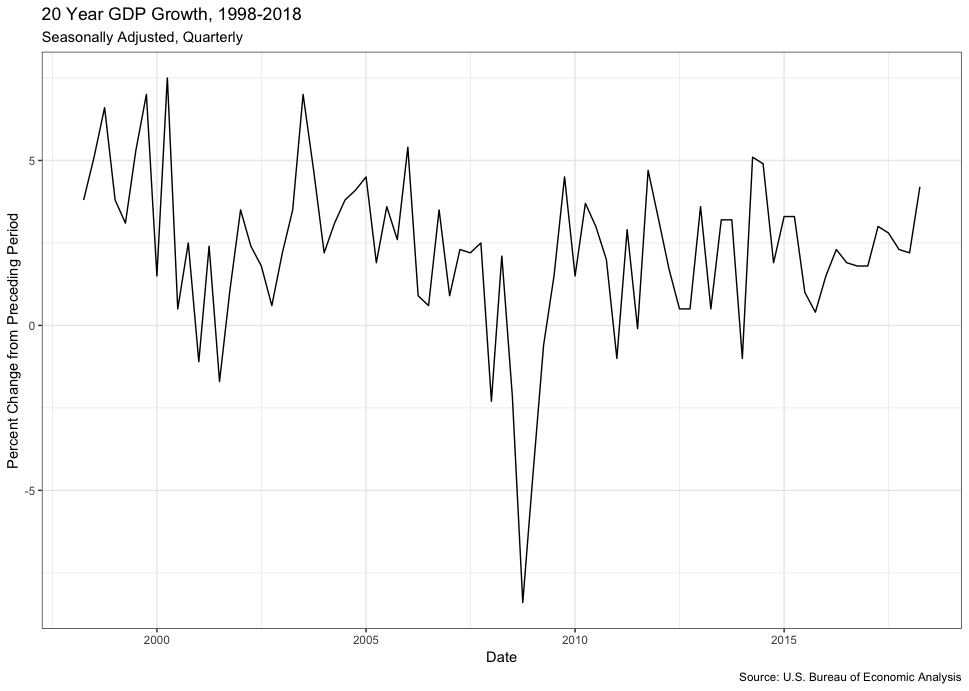

Reproduce this figure in R.
# Federal Reserve Bank of St. Louis (FRED)
# https://fred.stlouisfed.org/series/A191RL1Q225SBEA

library(ggplot2)
theme_set(theme_bw())

ggplot(GDP20YR, aes(x=observation_date)) + 
  geom_line(aes(y=GDP)) + 
  labs(title="20 Year GDP Growth, 1998-2018",
             subtitle = "Seasonally Adjusted, Quarterly", 
             caption = "Source: U.S. Bureau of Economic Analysis",
             y = "GDP %") + 
  xlab("Date") + 
  ylab("Percent Change from Preceding Period")
